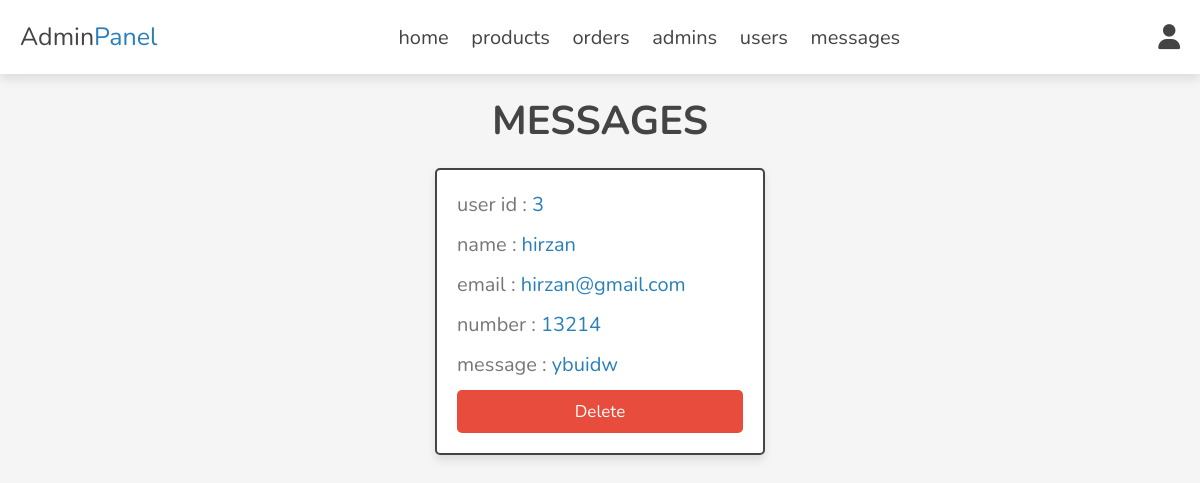
The page /admin/messages.php (signed in) on the database its author committed.
### tables this page shows
CREATE TABLE `messages` (
  `id` int(100) NOT NULL,
  `user_id` int(100) NOT NULL,
  `name` varchar(100) NOT NULL,
  `email` varchar(100) NOT NULL,
  `number` varchar(12) NOT NULL,
  `message` varchar(500) NOT NULL
);

### admin/messages.php (the view, shortened to what this page needs)
<?php
include '../components/connect.php';
?>
<!DOCTYPE html>
<html lang="en">
<head>
  <link rel="stylesheet" href="https://cdnjs.cloudflare.com/ajax/libs/font-awesome/6.1.1/css/all.min.css">
  <link rel="stylesheet" href="../css/admin_style.css">
</head>
<body>
  <?php include '../components/admin_header.php'; ?>
  <section class="contacts">
    <h1 class="heading">messages</h1>
    <div class="box-container">
      <?php
      $select_messages = $conn->prepare("SELECT * FROM `messages`");
      $select_messages->execute();
      if($select_messages->rowCount() > 0){
         while($fetch_message = $select_messages->fetch(PDO::FETCH_ASSOC)){
   ?>
      <div class="box">
        <p> user id : <span><?= $fetch_message['user_id']; ?></span></p>
        <p> name : <span><?= $fetch_message['name']; ?></span></p>
        <p> email : <span><?= $fetch_message['email']; ?></span></p>
        <p> number : <span><?= $fetch_message['number']; ?></span></p>
        <p> message : <span><?= $fetch_message['message']; ?></span></p>
        <a href="messages.php??delete=<?= $fetch_message['id']; ?>" onclick="return confirm('delete this message?');"
          class="delete-btn">delete</a>
      </div>
      <?php
         }
      }else{
         echo '<p class="empty">you have no messages</p>';
      }
   ?>
    </div>
  </section>
</body>
</html>

### css/admin_style.css (style rules this page uses)
:root { --main-color: #2980b9; --orange: #f39c12; --red: #e74c3c; --black: #444; --white: #fff; --light-color: #777; --light-bg: #f5f5f5; --border: 0.2rem solid var(--black); --box-shadow: 0 0.5rem 1rem rgba(0, 0, 0, 0.1); }
* { font-family: "Nunito", sans-serif; margin: 0; padding: 0; box-sizing: border-box; outline: none; border: none; text-decoration: none; }
html { font-size: 62.5%; overflow-x: hidden; }
body { background-color: var(--light-bg); }
section { padding: 2rem; max-width: 1200px; margin: 0 auto; }
.heading { font-size: 4rem; color: var(--black); margin-bottom: 2rem; text-align: center; text-transform: uppercase; }
.btn, .delete-btn, .option-btn { display: block; width: 100%; margin-top: 1rem; border-radius: 0.5rem; padding: 1rem 3rem; font-size: 1.7rem; text-transform: capitalize; color: var(--white); cursor: pointer; text-align: center; }
.delete-btn { background-color: var(--red); }
.contacts .box-container { display: grid; grid-template-columns: repeat(auto-fit, 33rem); gap: 1.5rem; align-items: flex-start; justify-content: center; }
.contacts .box-container .box { padding: 2rem; padding-top: 1rem; border-radius: 0.5rem; border: var(--border); background-color: var(--white); box-shadow: var(--box-shadow); }
.contacts .box-container .box p { line-height: 1.5; font-size: 2rem; color: var(--light-color); margin: 1rem 0; }
.contacts .box-container .box p span { color: var(--main-color); }

### rows shown on the page
messages: user "3", name "hirzan", email "hirzan@gmail.com", number "13214", message "ybuidw"
